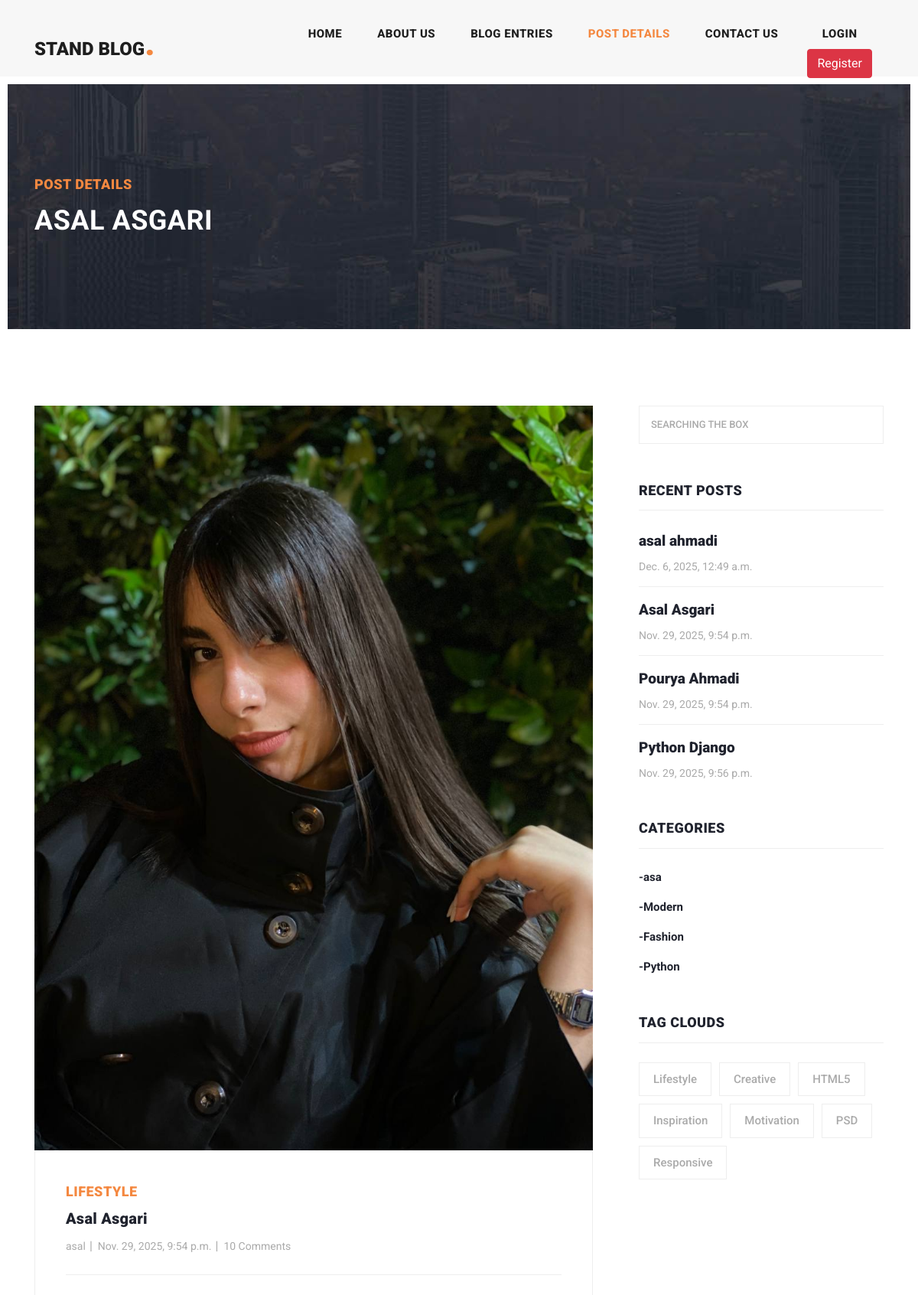
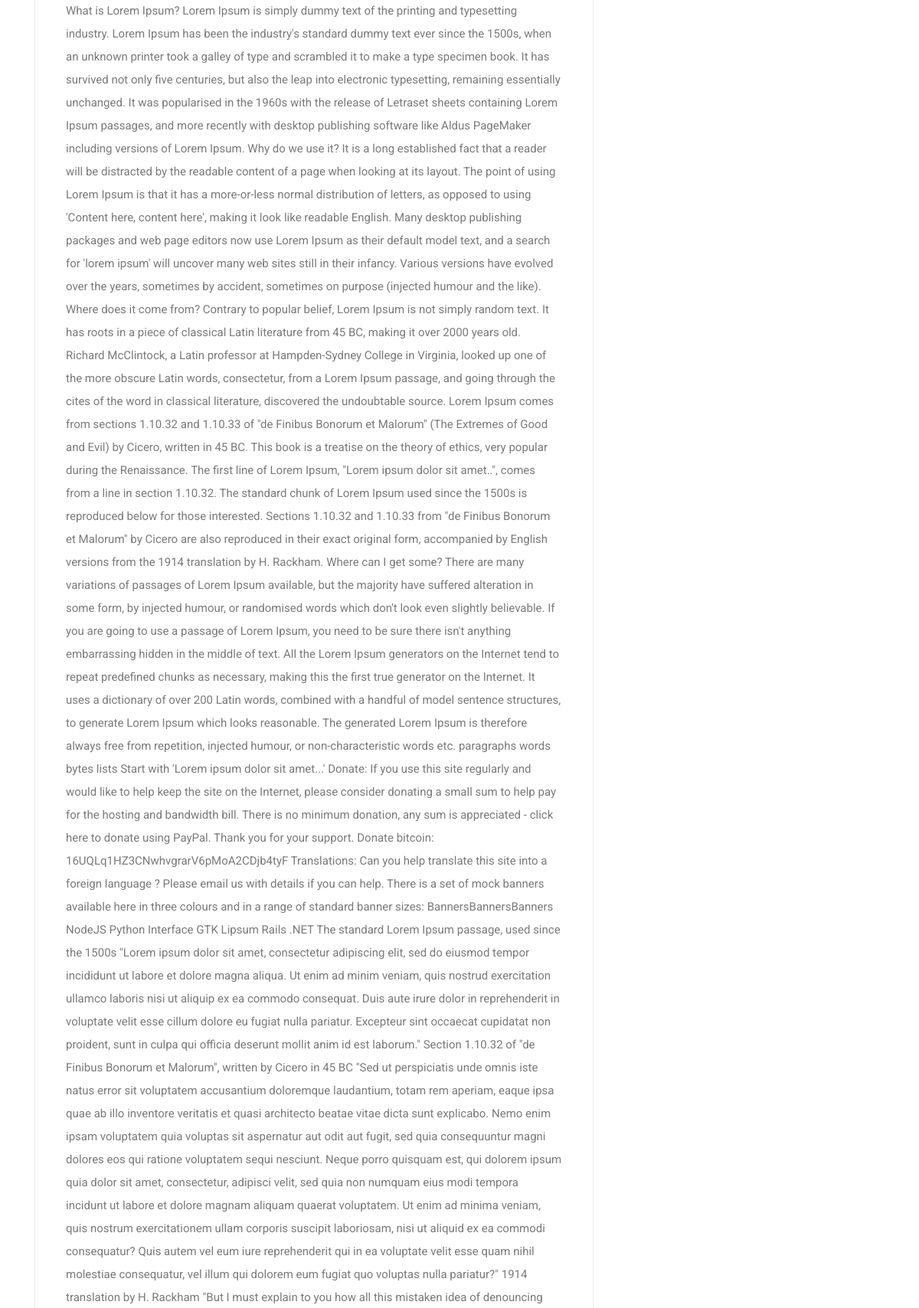
The page /blog/detail/asal-asgari (upper part) on the database its author committed (2 pictures, top to bottom).
### blog/models.py (models this page shows, shortened)
class Article(models.Model):
    author = models.ForeignKey(User, on_delete=models.CASCADE)
    category = models.ManyToManyField(Category, related_name='articles')
    title = models.CharField(max_length=100)
    body = models.TextField()
    image = models.ImageField(upload_to='images/article')
    date = models.DateTimeField(auto_now_add=True)
    updated = models.DateTimeField(auto_now=True)
    file_field = models.FileField(upload_to='article',null=True, blank=True)
    slug = models.SlugField(blank=True, unique=True)
    class Meta:
        ordering = ('-updated','-date')
    def get_absolute_url(self):
        return reverse("blog:detail", kwargs={"slug": self.slug})

class Category(models.Model):
    title = models.CharField(max_length=100)

### blog/views.py (the view, shortened to what this page needs)
# urls.py: path('detail/<slug:slug>', views.ArticleDetailView.as_view(), name='detail'),
class ArticleDetailView(DetailView):
    model = Article
    template_name = 'blog/post_details.html'
    context_object_name = 'article'
    slug_field = 'slug'
    slug_url_kwarg = 'slug'

### home/templatetags/home_tags.py (called while the page is built)
@register.inclusion_tag('includes/sidebar.html', takes_context=True)
def sidebar(context, posts_count=5, show_categories=True):
    recent = Article.objects.order_by('-updated')[:posts_count]
    categories = Category.objects.all() if show_categories else []
    return {
        'recent': recent,
        'categories': categories
    }

### blog/templates/blog/post_details.html (shortened to what this page needs)
{% extends 'base.html' %}
{% load static %}
{% load home_tags %}
{% block content %}
    <div class="heading-page header-text">
        <section class="page-heading">
            <div class="container">
                <div class="row">
                    <div class="col-lg-12">
                        <div class="text-content">
                            <h4>Post Details</h4>
                            <h2>{{ article.title }}</h2>
                        </div>
                    </div>
                </div>
            </div>
        </section>
    </div>
    <section class="blog-posts grid-system">
        <div class="container">
            <div class="row">
                <div class="col-lg-8">
                    <div class="all-blog-posts">
                        <div class="row">
                            <div class="col-lg-12">
                                <div class="blog-post">
                                    <div class="blog-thumb">
                                        <img src="{{ article.image.url }}" alt="">
                                    </div>
                                    <div class="down-content">
                                        <span>Lifestyle</span>
                                        <a href="post-details.html"><h4>{{ article.title }}</h4></a>
                                        <ul class="post-info">
                                            <li><a href="#">{{ article.author }}</a></li>
                                            <li><a href="#">{{ article.date }}</a></li>
                                            <li><a href="#">10 Comments</a></li>
                                        </ul>
                                        <p>{{ article.body }}</p>
                                    </div>
                                </div>
                            </div>
                        </div>
                    </div>
                </div>
                {% sidebar posts_count=5 show_categories=True %}
            </div>
        </div>
    </section>
{% endblock %}

### templates/includes/sidebar.html
{% load static %}
<div class="col-lg-4">
                    <div class="sidebar">
                        <div class="row">
                            <div class="col-lg-12">
                                <div class="sidebar-item search">
                                    <form id="search_form" name="gs" method="GET" action="{% url 'blog:search' %}">
                                        <input type="text" name="q" class="searchText" placeholder="{% if request.GET.q %}{{ request.GET.q }}{% else %}Searching the Box{% endif %}"
                                               autocomplete="on">
                                    </form>
                                </div>
                            </div>
                            <div class="col-lg-12">
                                <div class="sidebar-item recent-posts">
                                    <div class="sidebar-heading">
                                        <h2>Recent Posts</h2>
                                    </div>
                                    <div class="content">
                                        <ul>
                                            {% for article in recent %}
                                            <li><a href="{{ article.get_absolute_url }}">
                                                <h5>{{ article.title }}</h5>
                                                <span>{{ article.date }}</span>
                                            </a></li>
                                            {% endfor %}
                                        </ul>
                                    </div>
                                </div>
                            </div>
                            <div class="col-lg-12">
                                <div class="sidebar-item categories">
                                    <div class="sidebar-heading">
                                        <h2>Categories</h2>
                                    </div>
                                    <div class="content">
                                        <ul>
                                            {% for cat in categories %}
                                            	<li><a href="{% url 'blog:category_detail' cat.id %}">-{{cat.title}}</a></li>
                                            {% endfor %}
                                        </ul>
                                    </div>
                                </div>
                            </div>
                            <div class="col-lg-12">
                                <div class="sidebar-item tags">
                                    <div class="sidebar-heading">
                                        <h2>Tag Clouds</h2>
                                    </div>
                                    <div class="content">
                                        <ul>
                                            <li><a href="#">Lifestyle</a></li>
                                            <li><a href="#">Creative</a></li>
                                            <li><a href="#">HTML5</a></li>
                                            <li><a href="#">Inspiration</a></li>
                                            <li><a href="#">Motivation</a></li>
                                            <li><a href="#">PSD</a></li>
                                            <li><a href="#">Responsive</a></li>
                                        </ul>
                                    </div>
                                </div>
                            </div>
                        </div>
                    </div>
                </div>

### static/css/templatemo-stand-blog.css (style rules this page uses)
body { font-family: 'Roboto', sans-serif; overflow-x: hidden; text-rendering: optimizeLegibility; -webkit-font-smoothing: antialiased; -moz-osx-font-smoothing: grayscale; }
p { margin-bottom: 0px; font-size: 15px; font-weight: 400; color: #7a7a7a; line-height: 30px; }
a { text-decoration: none!important; }
ul { padding: 0; margin: 0; list-style: none; }
h1,h2,h3,h4,h5,h6 { margin: 0px; }
.heading-page { padding-top: 110px; }
.page-heading { margin: 0px 10px; padding: 120px 0px; text-align: left; background-position: center center; background-repeat: no-repeat; background-size: cover; background-image: url(../images/heading-bg.jpg); }
.page-heading .text-content h4 { color: #f48840; font-size: 18px; text-transform: uppercase; font-weight: 900; letter-spacing: 0.5px; margin-bottom: 15px; }
.page-heading .text-content h2 { color: #fff; font-size: 36px; font-weight: 700; text-transform: uppercase; letter-spacing: 0.5px; }
.blog-posts { margin-top: 100px; }
.blog-posts .blog-post { margin-bottom: 30px; }
.blog-posts .blog-thumb img { width: 100%; overflow: hidden; }
.blog-posts .down-content { padding: 40px; border-right: 1px solid #eee; border-left: 1px solid #eee; border-bottom: 1px solid #eee; }
.blog-posts .down-content span { font-size: 18px; text-transform: uppercase; letter-spacing: 0.5px; font-weight: 900; color: #f48840; }
.blog-posts .down-content h4 { font-size: 24px; text-transform: capitalize; letter-spacing: 0.5px; font-weight: 900; color: #20232e; margin: 10px 0px 12px 0px; }
.blog-posts .down-content ul.post-info li { display: inline-block; margin-right: 8px; }
.blog-posts .down-content ul.post-info li:after { content: '|'; color: #aaa; margin-left: 8px; }
.blog-posts .down-content h4 { font-size: 20px; letter-spacing: 0.25px; }
.grid-system .down-content ul.post-info li { margin-right: 3px; }
.grid-system .down-content ul.post-info li:after { margin-left: 5px; }
.blog-posts .down-content ul.post-info li:last-child::after { display: none; }
.blog-posts .down-content ul.post-info li a { font-size: 14px; color: #aaa; font-weight: 400; transition: all .3s; }
.blog-posts .down-content p { padding: 25px 0px; margin: 25px 0px; border-top: 1px solid #eee; border-bottom: 1px solid #eee; }
.blog-posts .sidebar-heading h2 { font-size: 18px; text-transform: uppercase; font-weight: 900; letter-spacing: 0.5px; color: #20232e; border-bottom: 1px solid #eee; padding-bottom: 15px; margin-bottom: 25px; }
.sidebar { margin-left: 30px; }
.sidebar .sidebar-item { margin-top: 50px; }
.sidebar .search { margin-top: 0px; }
.sidebar .sidebar-heading h2 { font-size: 18px; text-transform: uppercase; font-weight: 900; letter-spacing: 0.5px; color: #20232e; border-bottom: 1px solid #eee; padding-bottom: 15px; margin-bottom: 25px; }
.sidebar .search input { width: 100%; height: 50px; border: 1px solid #eee; font-size: 13px; text-transform: uppercase; font-weight: 500; color: #7a7a7a; outline: none; padding: 0px 15px; }
.sidebar .search input::placeholder { color: #aaa; }
.sidebar .recent-posts ul li { margin-bottom: 15px; padding-bottom: 15px; border-bottom: 1px solid #eee; }
.sidebar .recent-posts ul li:last-child { margin-bottom: 0px; padding-bottom: 0px; border-bottom: none; }
.sidebar .recent-posts ul li h5 { font-size: 19px; font-weight: 900; color: #20232e; line-height: 30px; transition: all 0.3s; }
.sidebar .recent-posts ul li span { display: block; font-size: 14px; color: #aaa; margin-top: 8px; }
.sidebar .categories ul li { margin-bottom: 15px; }
.sidebar .categories ul li:last-child { margin-bottom: 0px; }
.sidebar .categories ul li a { font-size: 15px; font-weight: 700; color: #20232e; transition: all .3s; }
.sidebar .tags ul li { margin-right: 6px; display: inline-block; }
.sidebar .tags ul li { margin-bottom: 10px; }
.sidebar .tags ul li a { font-size: 15px; font-weight: 500; color: #aaa; display: inline-block; border: 1px solid #eee; padding: 10px 18px; transition: all .3s; }

### rows shown on the page
Article: title "ASAL ASGARI", image (picture), title "Asal Asgari", author "asal", date "Nov. 29, 2025, 9:54 p.m."
Article: title "asal ahmadi", date "Dec. 6, 2025, 12:49 a.m."
Article: title "Pourya Ahmadi", date "Nov. 29, 2025, 9:54 p.m."
Article: title "Python Django", date "Nov. 29, 2025, 9:56 p.m."
Category: title "asa"
Category: title "Modern"
Category: title "Fashion"
Category: title "Python"
